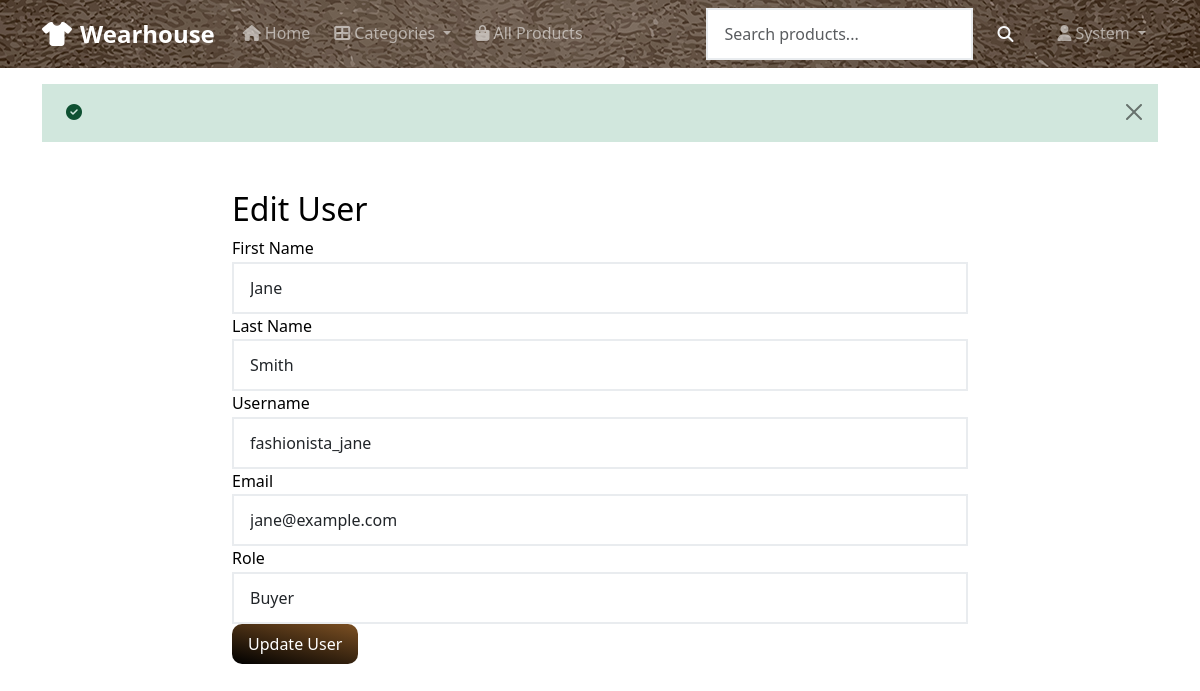
The app's page /admin/user.php?request=edit&id=1 (signed in) with its own data.
### tables this page shows
CREATE TABLE users (
    id INT PRIMARY KEY AUTO_INCREMENT,
    username VARCHAR(80) UNIQUE NOT NULL,
    email VARCHAR(125) UNIQUE NOT NULL,
    password VARCHAR(255) NOT NULL,
    first_name VARCHAR(80) NOT NULL,
    last_name VARCHAR(80) NOT NULL,
    phone VARCHAR(20),
    address TEXT,
    city VARCHAR(60),
    province VARCHAR(50),
    zip_code VARCHAR(10),
    role ENUM('buyer', 'seller', 'admin') DEFAULT 'buyer',
    created_at TIMESTAMP DEFAULT CURRENT_TIMESTAMP,
    updated_at TIMESTAMP DEFAULT CURRENT_TIMESTAMP ON UPDATE CURRENT_TIMESTAMP
);

### config/database.php (called while the page is built, shortened)
<?php
class Database
{
    private $host = DB_HOST;
    private $user = DB_USER;
    private $password = DB_PASS;
    private $database = DB_NAME;
    private $conn;
    public function __construct()
    {
        $this->conn = mysqli_connect($this->host, $this->user, $this->password, $this->database);
    }
    function query(string $sql, $params = [], ?string $types = null): ?mysqli_result
    {
        $stmt = $this->conn->prepare($sql);
        if (is_null($types)) {
            $stmt->execute($params);
            return $stmt->get_result() ?: null;
        }
        $stmt->bind_param($types, ...$params);
        $stmt->execute();
        return $stmt->get_result() ?: null;
    }
     public function fetchOne($sql, $params = [], ?string $types = null) {
        $result = $this->query($sql, $params, $types);
        return $result->fetch_assoc();
    }
}
$db = new Database();

### admin/user.php (the view, shortened to what this page needs)
<?php
require_once '../includes/header.php';
$user =  $db->fetchOne("SELECT * FROM users WHERE id = ?", [$_GET['id']]);
?>
<div class="container">
    <div class="row">
        <div class="col-md-8 offset-md-2">
            <h2 class="mt-4">Edit User</h2>
            <form action="" method="POST">
                <div class="form-group">
                    <label for="first_name">First Name</label>
                    <input type="text" class="form-control" id="first_name" name="first_name" value="<?php echo htmlspecialchars($user['first_name']); ?>">
                </div>
                <div class="form-group">
                    <label for="last_name">Last Name</label>
                    <input type="text" class="form-control" id="last_name" name="last_name" value="<?php echo htmlspecialchars($user['last_name']); ?>">
                </div>
                <div class="form-group">
                    <label for="username">Username</label>
                    <input type="text" class="form-control" id="username" name="username" value="<?php echo htmlspecialchars($user['username']); ?>">
                </div>
                <div class="form-group">
                    <label for="email">Email</label>
                    <input type="email" class="form-control" id="email" name="email" value="<?php echo htmlspecialchars($user['email']); ?>">
                </div>
                <div class="form-group">
                    <label for="role">Role</label>
                    <select class="form-control" id="role" name="role" required>
                        <option value="buyer" <?php echo $user['role'] === 'buyer' ? 'selected' : ''; ?>>Buyer</option>
                    </select>
                </div>
                <button type="submit" class="btn btn-primary">Update User</button>
            </form>
        </div>
    </div>
</div>

### assets/css/styles.css (style rules this page uses)
body { font-family: 'Segoe UI', Tahoma, Geneva, Verdana, sans-serif; line-height: 1.6; color: var(--dark-color); background-color: #ffffff; min-height: 100vh; display: flex; flex-direction: column; }
.btn { border-radius: 10px; font-weight: 500; border: none; padding: 0.5rem 1rem; }
.btn-primary { background: linear-gradient(13deg, black, #7c5023); }
.form-control { border: 2px solid #e9ecef; border-radius: var(--border-radius); transition: var(--transition); padding: 0.75rem 1rem; }

### records on screen
users: first_name "Jane", last_name "Smith", username "fashionista_jane", email "jane@example.com"

### other values on screen
$_SESSION['first_name'] "System"
